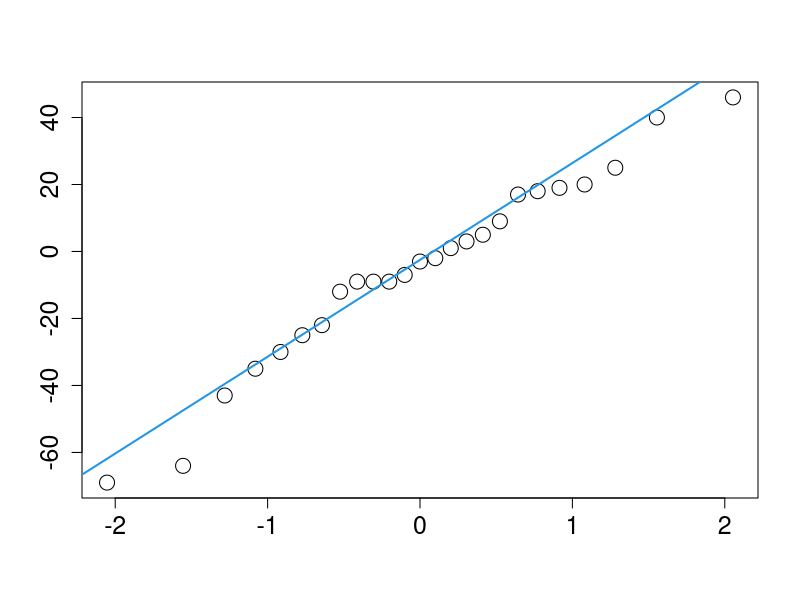
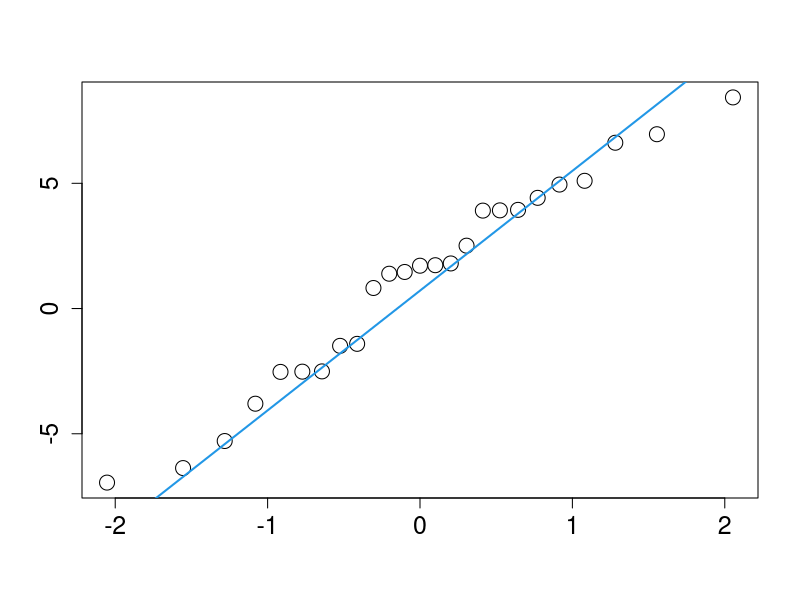
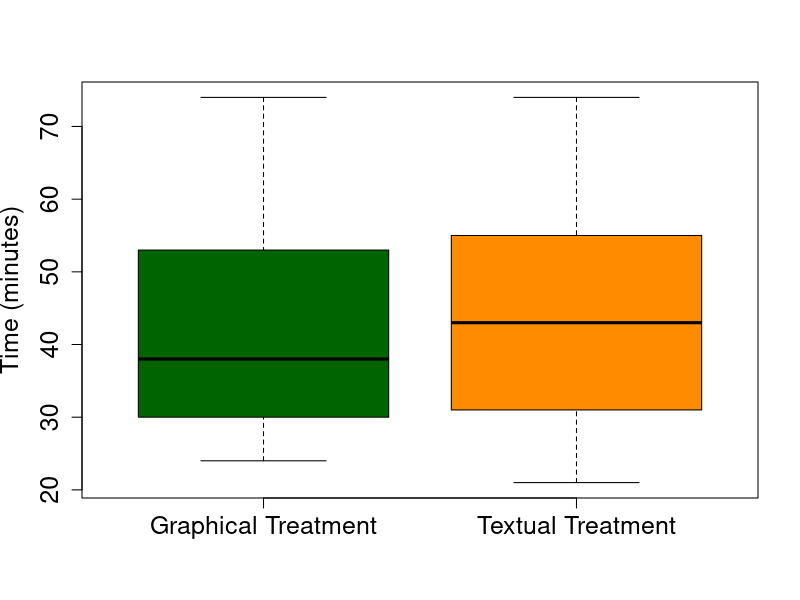
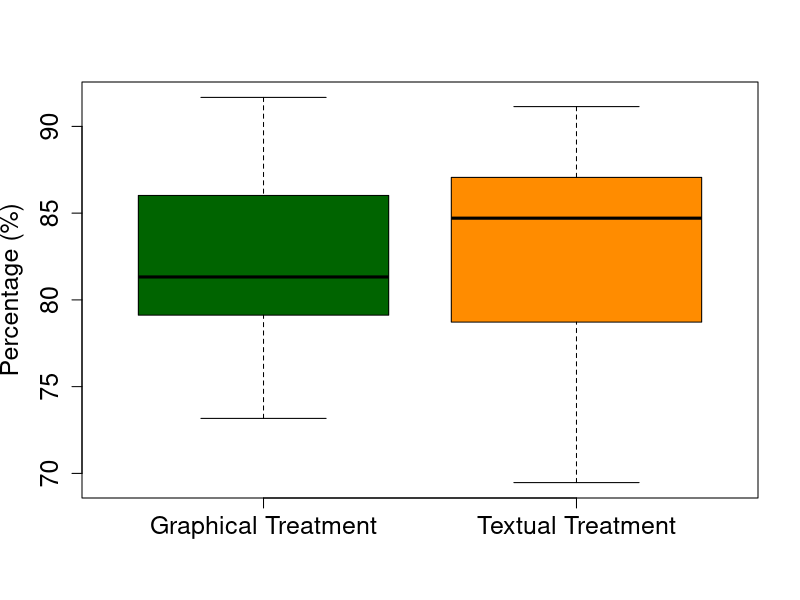
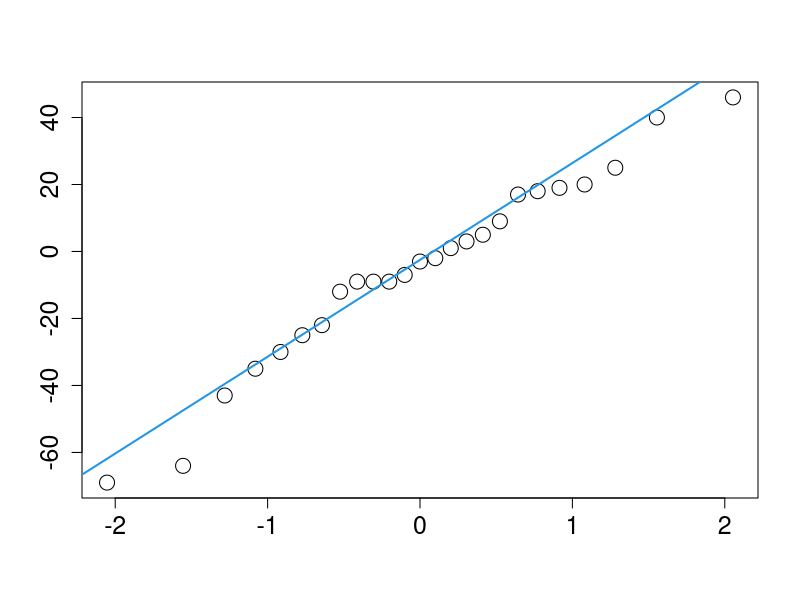
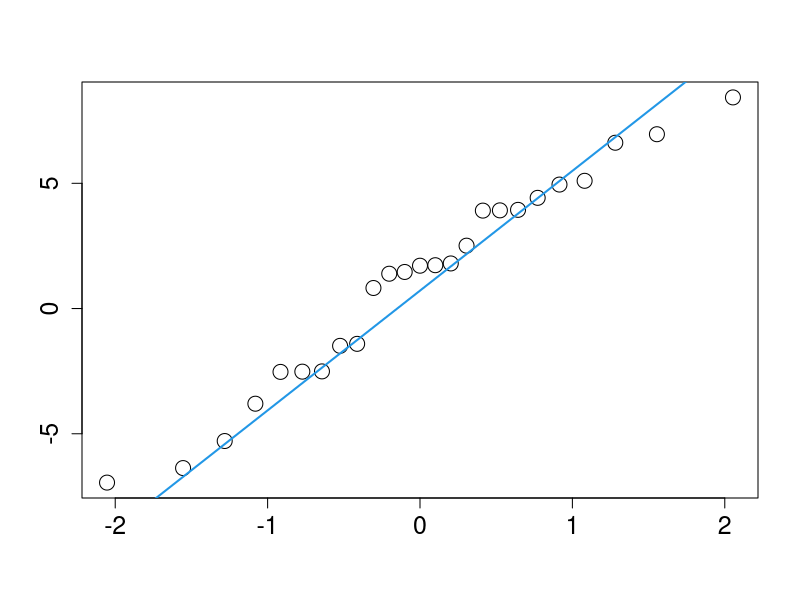
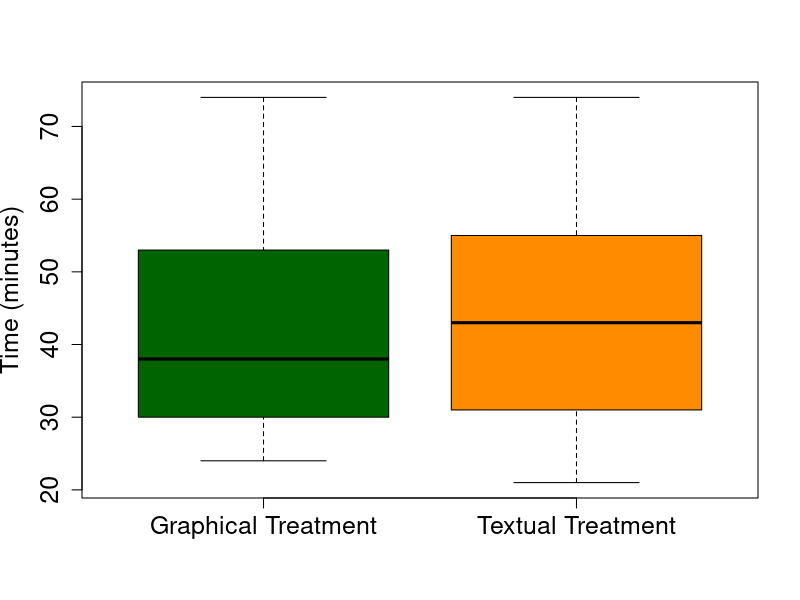
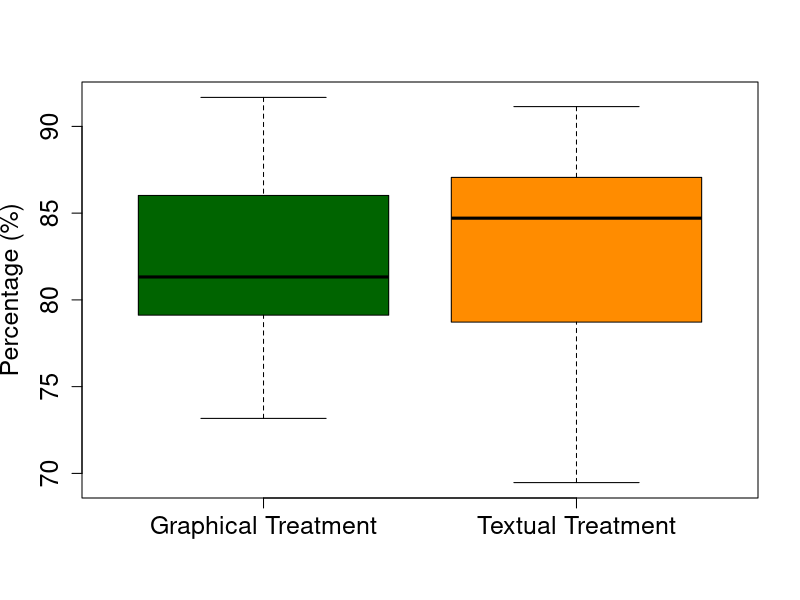

Generate these figures, in order, with R:
# ==============================================================================
# ==============================================================================
#		 SCRIPTS TO GENERATE SOME OF MY \new GRAPHICS IN R
# ==============================================================================
# ==============================================================================

# DATASETS
# 	TIME (EFFORT)
	NormalityT<-c(-69,-64,-43,-35,-30,-25,-22,-12,-9,-9,-9,-7,-3,-2,1,5,9,17,18,19,20,25,3,40,46)
	GraphicT<-c(24,24,28,28,29,30,30,30,31,33,35,38,38,44,45,46,46,46,53,58,61,70,74,90,102)
	TextualT<-c(21,23,25,29,30,30,31,32,35,36,40,40,43,44,47,50,50,55,55,55,67,74,93,93,171)
# 	FSCORE (EFFECTIVENESS)
	NormalityFS<-c(-6.95,-6.37,-5.29,-3.80,-2.53,-2.52,-2.51,-1.49,-1.41,0.82,1.39,1.46,1.71,1.73,1.80,2.51,3.91,3.92,3.94,4.42,4.95,5.10,6.62,6.96,8.43)
	GraphicFS<-c(68.66,73.17,73.81,76.92,78.65,78.65,79.12,79.49,80.41,80.43,80.46,81.08,81.32,81.58,82.98,83.33,83.78,83.87,86.02,86.60,87.23,87.23,87.80,89.16,91.67)
	TextualFS<-c(69.47,71.29,71.70,73.12,77.11,77.78,78.72,81.25,82.47,82.57,83.87,84.62,84.71,85.33,85.37,86.08,86.32,86.42,87.06,87.76,88.31,88.89,89.16,89.74,91.14)

# ==============================================================================

# DISTRIBUTION
#	TIME (EFFORT)
	qqnorm(NormalityT,main=NULL, xlab = "",ylab = "",cex = 2, pch = 1,cex.lab= 1.5, cex.axis= 1.5)
	qqline(NormalityT, col=4, lwd=2,lty=1)
#	FSCORE (EFFECTIVENESS)
	qqnorm(NormalityFS,main=NULL, xlab = "",ylab = "",cex = 2, pch = 1,cex.lab= 1.5, cex.axis= 1.5)
	qqline(NormalityFS, col=4, lwd=2,lty=1,)

# ==============================================================================

# BOXPLOT
#	TIME (EFFORT)
	boxplot(GraphicT, TextualT, col=(c("darkgreen","darkorange")), names=c("Graphical Treatment","Textual Treatment"), ylab="Time (minutes)", cex=1.5, cex.lab= 1.5, cex.axis= 1.5, outline=FALSE)
#	FSCORE (EFFECTIVENESS)
	boxplot(GraphicFS, TextualFS, col=(c("darkgreen","darkorange")), names=c("Graphical Treatment","Textual Treatment"), ylab="Percentage (%)", cex=1.5, cex.lab= 1.5, cex.axis= 1.5, outline=FALSE)
	
# ==============================================================================

# 	+ PLOTS
	qqnorm(NormalityT,main=NULL, xlab = "",ylab = "",cex = 2, pch = 1,cex.lab= 1.5, cex.axis= 1.5)
	qqline(NormalityT, col=4, lwd=2,lty=1)
	qqnorm(NormalityFS,main=NULL, xlab = "",ylab = "",cex = 2, pch = 1,cex.lab= 1.5, cex.axis= 1.5)
	qqline(NormalityFS, col=4, lwd=2,lty=1,)
	boxplot(GraphicT, TextualT, col=(c("darkgreen","darkorange")), names=c("Graphical Treatment","Textual Treatment"), ylab="Time (minutes)", cex=1.5, cex.lab= 1.5, cex.axis= 1.5, outline=FALSE)
	boxplot(GraphicFS, TextualFS, col=(c("darkgreen","darkorange")), names=c("Graphical Treatment","Textual Treatment"), ylab="Percentage (%)", cex=1.5, cex.lab= 1.5, cex.axis= 1.5, outline=FALSE)
	
# ============================================================================== 

# PAIRED T TEST (DEPENDENT SAMPELS)

#	TIME (EFFORT)
	rm(list = ls())
	x1 <- c(50,30,30,32,55,74,43,40,25,31,29,171,44,47,55,21,35,55,23,36,40,50,67,93,93)
	x2 <- c(28,70,35,30,30,44,46,33,45,28,46,102,90,38,46,30,53,74,24,61,31,38,24,58,29)
	t.test(x1, x2, alternative = "two.sided", paired = TRUE, mu = 0, conf.level = 0.95)
	shapiro.test(x1)
	shapiro.test(x2)
	

#	FSCORE (EFFECTIVENESS)
	rm(list = ls())
	x1 <- c(87.06,71.7,87.76,89.74,83.87,77.11,88.31,85.33,84.62,82.47,86.08,91.14,86.32,78.72,84.71,86.42,77.78,85.37,69.47,71.29,88.89,81.25,89.16,73.12,82.57)
	x2 <- c(80.43,78.65,83.33,87.23,89.16,73.17,86.6,83.87,86.02,81.08,79.12,87.23,87.8,76.92,82.98,81.32,81.58,80.41,68.66,73.81,80.46,83.78,91.67,79.49,78.65)
	t.test(x1, x2, alternative = "two.sided", paired = TRUE, mu = 0, conf.level = 0.95)
	shapiro.test(x1)
	shapiro.test(x2)
	
